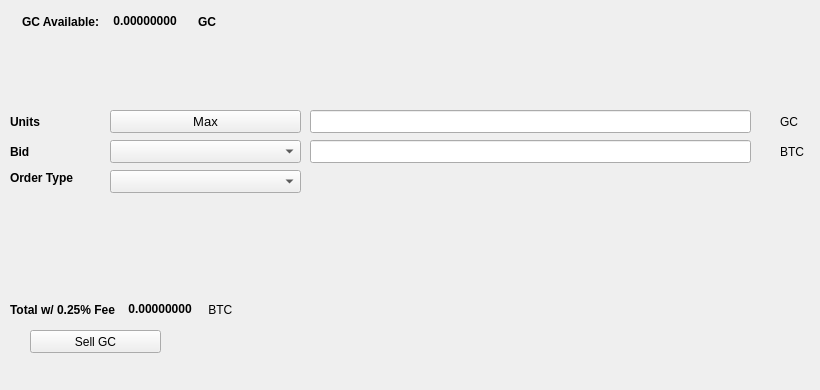
   <widget class="QWidget" name="SellTab">
    <attribute name="title">
     <string>Sell</string>
    </attribute>
    <widget class="QLabel" name="label_16">
     <property name="geometry">
      <rect>
       <x>780</x>
       <y>140</y>
       <width>31</width>
       <height>23</height>
      </rect>
     </property>
     <property name="text">
      <string>BTC</string>
     </property>
    </widget>
    <widget class="QComboBox" name="SellBidcomboBox">
     <property name="geometry">
      <rect>
       <x>110</x>
       <y>140</y>
       <width>191</width>
       <height>23</height>
      </rect>
     </property>
     <property name="font">
      <font>
       <pointsize>10</pointsize>
      </font>
     </property>
    </widget>
    <widget class="QLabel" name="label_18">
     <property name="geometry">
      <rect>
       <x>10</x>
       <y>110</y>
       <width>46</width>
       <height>23</height>
      </rect>
     </property>
     <property name="font">
      <font>
       <weight>75</weight>
       <bold>true</bold>
      </font>
     </property>
     <property name="text">
      <string>Units</string>
     </property>
    </widget>
    <widget class="QPushButton" name="Sell_Max_Amount">
     <property name="geometry">
      <rect>
       <x>110</x>
       <y>110</y>
       <width>191</width>
       <height>23</height>
      </rect>
     </property>
     <property name="font">
      <font>
       <pointsize>10</pointsize>
      </font>
     </property>
     <property name="text">
      <string>Max</string>
     </property>
    </widget>
    <widget class="QLabel" name="label_20">
     <property name="geometry">
      <rect>
       <x>10</x>
       <y>170</y>
       <width>91</width>
       <height>16</height>
      </rect>
     </property>
     <property name="font">
      <font>
       <weight>75</weight>
       <bold>true</bold>
      </font>
     </property>
     <property name="text">
      <string>Order Type</string>
     </property>
    </widget>
    <widget class="QComboBox" name="SellOrdertypeCombo">
     <property name="geometry">
      <rect>
       <x>110</x>
       <y>170</y>
       <width>191</width>
       <height>23</height>
      </rect>
     </property>
     <property name="font">
      <font>
       <pointsize>10</pointsize>
      </font>
     </property>
    </widget>
    <widget class="QLabel" name="label_21">
     <property name="geometry">
      <rect>
       <x>10</x>
       <y>140</y>
       <width>46</width>
       <height>23</height>
      </rect>
     </property>
     <property name="font">
      <font>
       <weight>75</weight>
       <bold>true</bold>
      </font>
     </property>
     <property name="text">
      <string>Bid</string>
     </property>
    </widget>
    <widget class="QLabel" name="label_22">
     <property name="geometry">
      <rect>
       <x>780</x>
       <y>110</y>
       <width>31</width>
       <height>23</height>
      </rect>
     </property>
     <property name="text">
      <string>GC</string>
     </property>
    </widget>
    <widget class="QLineEdit" name="UnitsInputGC">
     <property name="geometry">
      <rect>
       <x>310</x>
       <y>110</y>
       <width>441</width>
       <height>23</height>
      </rect>
     </property>
     <property name="font">
      <font>
       <pointsize>9</pointsize>
       <weight>75</weight>
       <bold>true</bold>
      </font>
     </property>
    </widget>
    <widget class="QLineEdit" name="SellBidPriceEdit">
     <property name="geometry">
      <rect>
       <x>310</x>
       <y>140</y>
       <width>441</width>
       <height>23</height>
      </rect>
     </property>
     <property name="font">
      <font>
       <pointsize>9</pointsize>
       <weight>75</weight>
       <bold>true</bold>
      </font>
     </property>
    </widget>
    <widget class="QPushButton" name="SellGCBTN">
     <property name="geometry">
      <rect>
       <x>30</x>
       <y>330</y>
       <width>131</width>
       <height>23</height>
      </rect>
     </property>
     <property name="text">
      <string>Sell GC</string>
     </property>
     <property name="icon">
      <iconset resource="../gcx">
       <normaloff>:/icons/bitcoin</normaloff>:/icons/bitcoin</iconset>
     </property>
    </widget>
    <widget class="QWidget" name="layoutWidget3">
     <property name="geometry">
      <rect>
       <x>22</x>
       <y>12</y>
       <width>258</width>
       <height>19</height>
      </rect>
     </property>
     <layout class="QHBoxLayout" name="horizontalLayout">
      <item>
       <widget class="QLabel" name="label232_2">
        <property name="font">
         <font>
          <weight>75</weight>
          <bold>true</bold>
         </font>
        </property>
        <property name="text">
         <string>GC Available:</string>
        </property>
       </widget>
      </item>
      <item>
       <widget class="QLabel" name="GCAvailableLabel">
        <property name="palette">
         <palette>
          <active>
           <colorrole role="WindowText">
            <brush brushstyle="SolidPattern">
             <color alpha="255">
              <red>0</red>
              <green>0</green>
              <blue>0</blue>
             </color>
            </brush>
           </colorrole>
           <colorrole role="Button">
            <brush brushstyle="SolidPattern">
             <color alpha="255">
              <red>0</red>
              <green>170</green>
              <blue>0</blue>
             </color>
            </brush>
           </colorrole>
           <colorrole role="Light">
            <brush brushstyle="SolidPattern">
             <color alpha="255">
              <red>0</red>
              <green>255</green>
              <blue>0</blue>
             </color>
            </brush>
           </colorrole>
           <colorrole role="Midlight">
            <brush brushstyle="SolidPattern">
             <color alpha="255">
              <red>0</red>
              <green>212</green>
              <blue>0</blue>
             </color>
            </brush>
           </colorrole>
           <colorrole role="Dark">
            <brush brushstyle="SolidPattern">
             <color alpha="255">
              <red>0</red>
              <green>85</green>
              <blue>0</blue>
             </color>
            </brush>
           </colorrole>
           <colorrole role="Mid">
            <brush brushstyle="SolidPattern">
             <color alpha="255">
              <red>0</red>
              <green>113</green>
              <blue>0</blue>
             </color>
            </brush>
           </colorrole>
           <colorrole role="Text">
            <brush brushstyle="SolidPattern">
             <color alpha="255">
              <red>0</red>
              <green>170</green>
              <blue>0</blue>
             </color>
            </brush>
           </colorrole>
           <colorrole role="BrightText">
            <brush brushstyle="SolidPattern">
             <color alpha="255">
              <red>255</red>
              <green>255</green>
              <blue>255</blue>
             </color>
            </brush>
           </colorrole>
           <colorrole role="ButtonText">
            <brush brushstyle="SolidPattern">
             <color alpha="255">
              <red>0</red>
              <green>0</green>
              <blue>0</blue>
             </color>
            </brush>
           </colorrole>
           <colorrole role="Base">
            <brush brushstyle="SolidPattern">
             <color alpha="255">
              <red>255</red>
              <green>255</green>
              <blue>255</blue>
             </color>
            </brush>
           </colorrole>
           <colorrole role="Window">
            <brush brushstyle="SolidPattern">
             <color alpha="255">
              <red>0</red>
              <green>170</green>
              <blue>0</blue>
             </color>
            </brush>
           </colorrole>
           <colorrole role="Shadow">
            <brush brushstyle="SolidPattern">
             <color alpha="255">
              <red>0</red>
              <green>0</green>
              <blue>0</blue>
             </color>
            </brush>
           </colorrole>
           <colorrole role="AlternateBase">
            <brush brushstyle="SolidPattern">
             <color alpha="255">
              <red>127</red>
              <green>212</green>
              <blue>127</blue>
             </color>
            </brush>
           </colorrole>
           <colorrole role="ToolTipBase">
            <brush brushstyle="SolidPattern">
             <color alpha="255">
              <red>255</red>
              <green>255</green>
              <blue>220</blue>
             </color>
            </brush>
           </colorrole>
           <colorrole role="ToolTipText">
            <brush brushstyle="SolidPattern">
             <color alpha="255">
              <red>0</red>
              <green>0</green>
              <blue>0</blue>
             </color>
            </brush>
           </colorrole>
          </active>
          <inactive>
           <colorrole role="WindowText">
            <brush brushstyle="SolidPattern">
             <color alpha="255">
              <red>0</red>
              <green>0</green>
              <blue>0</blue>
             </color>
            </brush>
           </colorrole>
           <colorrole role="Button">
            <brush brushstyle="SolidPattern">
             <color alpha="255">
              <red>0</red>
              <green>170</green>
              <blue>0</blue>
             </color>
            </brush>
           </colorrole>
           <colorrole role="Light">
            <brush brushstyle="SolidPattern">
             <color alpha="255">
              <red>0</red>
              <green>255</green>
              <blue>0</blue>
             </color>
            </brush>
           </colorrole>
           <colorrole role="Midlight">
            <brush brushstyle="SolidPattern">
             <color alpha="255">
              <red>0</red>
              <green>212</green>
              <blue>0</blue>
             </color>
            </brush>
           </colorrole>
           <colorrole role="Dark">
            <brush brushstyle="SolidPattern">
             <color alpha="255">
              <red>0</red>
              <green>85</green>
              <blue>0</blue>
             </color>
            </brush>
           </colorrole>
           <colorrole role="Mid">
            <brush brushstyle="SolidPattern">
             <color alpha="255">
              <red>0</red>
              <green>113</green>
              <blue>0</blue>
             </color>
            </brush>
           </colorrole>
           <colorrole role="Text">
            <brush brushstyle="SolidPattern">
             <color alpha="255">
              <red>0</red>
              <green>170</green>
              <blue>0</blue>
             </color>
            </brush>
           </colorrole>
           <colorrole role="BrightText">
            <brush brushstyle="SolidPattern">
             <color alpha="255">
              <red>255</red>
              <green>255</green>
              <blue>255</blue>
             </color>
            </brush>
           </colorrole>
           <colorrole role="ButtonText">
            <brush brushstyle="SolidPattern">
             <color alpha="255">
              <red>0</red>
              <green>0</green>
              <blue>0</blue>
             </color>
            </brush>
           </colorrole>
           <colorrole role="Base">
            <brush brushstyle="SolidPattern">
             <color alpha="255">
              <red>255</red>
              <green>255</green>
              <blue>255</blue>
             </color>
            </brush>
           </colorrole>
           <colorrole role="Window">
            <brush brushstyle="SolidPattern">
             <color alpha="255">
              <red>0</red>
              <green>170</green>
              <blue>0</blue>
             </color>
            </brush>
           </colorrole>
           <colorrole role="Shadow">
            <brush brushstyle="SolidPattern">
             <color alpha="255">
              <red>0</red>
              <green>0</green>
              <blue>0</blue>
             </color>
            </brush>
           </colorrole>
           <colorrole role="AlternateBase">
            <brush brushstyle="SolidPattern">
             <color alpha="255">
              <red>127</red>
              <green>212</green>
              <blue>127</blue>
             </color>
            </brush>
           </colorrole>
           <colorrole role="ToolTipBase">
            <brush brushstyle="SolidPattern">
             <color alpha="255">
              <red>255</red>
              <green>255</green>
              <blue>220</blue>
             </color>
            </brush>
           </colorrole>
           <colorrole role="ToolTipText">
            <brush brushstyle="SolidPattern">
             <color alpha="255">
              <red>0</red>
              <green>0</green>
              <blue>0</blue>
             </color>
            </brush>
           </colorrole>
          </inactive>
          <disabled>
           <colorrole role="WindowText">
            <brush brushstyle="SolidPattern">
             <color alpha="255">
              <red>0</red>
              <green>85</green>
              <blue>0</blue>
             </color>
            </brush>
           </colorrole>
           <colorrole role="Button">
            <brush brushstyle="SolidPattern">
             <color alpha="255">
              <red>0</red>
              <green>170</green>
              <blue>0</blue>
             </color>
            </brush>
           </colorrole>
           <colorrole role="Light">
            <brush brushstyle="SolidPattern">
             <color alpha="255">
              <red>0</red>
              <green>255</green>
              <blue>0</blue>
             </color>
            </brush>
           </colorrole>
           <colorrole role="Midlight">
            <brush brushstyle="SolidPattern">
             <color alpha="255">
              <red>0</red>
              <green>212</green>
              <blue>0</blue>
             </color>
            </brush>
           </colorrole>
           <colorrole role="Dark">
            <brush brushstyle="SolidPattern">
             <color alpha="255">
              <red>0</red>
              <green>85</green>
              <blue>0</blue>
             </color>
            </brush>
           </colorrole>
           <colorrole role="Mid">
            <brush brushstyle="SolidPattern">
             <color alpha="255">
              <red>0</red>
              <green>113</green>
              <blue>0</blue>
             </color>
            </brush>
           </colorrole>
           <colorrole role="Text">
            <brush brushstyle="SolidPattern">
             <color alpha="255">
              <red>0</red>
              <green>85</green>
              <blue>0</blue>
             </color>
            </brush>
           </colorrole>
           <colorrole role="BrightText">
            <brush brushstyle="SolidPattern">
             <color alpha="255">
              <red>255</red>
              <green>255</green>
              <blue>255</blue>
             </color>
            </brush>
           </colorrole>
           <colorrole role="ButtonText">
            <brush brushstyle="SolidPattern">
             <color alpha="255">
              <red>0</red>
              <green>85</green>
              <blue>0</blue>
             </color>
            </brush>
           </colorrole>
           <colorrole role="Base">
            <brush brushstyle="SolidPattern">
             <color alpha="255">
              <red>0</red>
              <green>170</green>
              <blue>0</blue>
             </color>
            </brush>
           </colorrole>
           <colorrole role="Window">
            <brush brushstyle="SolidPattern">
             <color alpha="255">
              <red>0</red>
              <green>170</green>
              <blue>0</blue>
             </color>
            </brush>
           </colorrole>
           <colorrole role="Shadow">
            <brush brushstyle="SolidPattern">
             <color alpha="255">
              <red>0</red>
              <green>0</green>
              <blue>0</blue>
             </color>
            </brush>
           </colorrole>
           <colorrole role="AlternateBase">
            <brush brushstyle="SolidPattern">
             <color alpha="255">
              <red>0</red>
              <green>170</green>
              <blue>0</blue>
             </color>
            </brush>
           </colorrole>
           <colorrole role="ToolTipBase">
            <brush brushstyle="SolidPattern">
             <color alpha="255">
              <red>255</red>
              <green>255</green>
              <blue>220</blue>
             </color>
            </brush>
           </colorrole>
           <colorrole role="ToolTipText">
            <brush brushstyle="SolidPattern">
             <color alpha="255">
              <red>0</red>
              <green>0</green>
              <blue>0</blue>
             </color>
            </brush>
           </colorrole>
          </disabled>
         </palette>
        </property>
        <property name="font">
         <font>
          <weight>75</weight>
          <bold>true</bold>
         </font>
        </property>
        <property name="text">
         <string> 0.00000000 </string>
        </property>
        <property name="textInteractionFlags">
         <set>Qt::LinksAccessibleByMouse|Qt::TextSelectableByKeyboard|Qt::TextSelectableByMouse</set>
        </property>
       </widget>
      </item>
      <item>
       <widget class="QLabel" name="labelGC">
        <property name="font">
         <font>
          <weight>75</weight>
          <bold>true</bold>
         </font>
        </property>
        <property name="text">
         <string>GC</string>
        </property>
       </widget>
      </item>
     </layout>
    </widget>
    <widget class="QWidget" name="layoutWidget">
     <property name="geometry">
      <rect>
       <x>10</x>
       <y>300</y>
       <width>268</width>
       <height>19</height>
      </rect>
     </property>
     <layout class="QHBoxLayout" name="horizontalLayout_2">
      <item>
       <widget class="QLabel" name="label_19">
        <property name="font">
         <font>
          <weight>75</weight>
          <bold>true</bold>
         </font>
        </property>
        <property name="text">
         <string>Total w/ 0.25% Fee </string>
        </property>
       </widget>
      </item>
      <item>
       <widget class="QLabel" name="SellCostLabel">
        <property name="palette">
         <palette>
          <active>
           <colorrole role="WindowText">
            <brush brushstyle="SolidPattern">
             <color alpha="255">
              <red>0</red>
              <green>0</green>
              <blue>0</blue>
             </color>
            </brush>
           </colorrole>
           <colorrole role="Button">
            <brush brushstyle="SolidPattern">
             <color alpha="255">
              <red>0</red>
              <green>170</green>
              <blue>0</blue>
             </color>
            </brush>
           </colorrole>
           <colorrole role="Light">
            <brush brushstyle="SolidPattern">
             <color alpha="255">
              <red>0</red>
              <green>255</green>
              <blue>0</blue>
             </color>
            </brush>
           </colorrole>
           <colorrole role="Midlight">
            <brush brushstyle="SolidPattern">
             <color alpha="255">
              <red>0</red>
              <green>212</green>
              <blue>0</blue>
             </color>
            </brush>
           </colorrole>
           <colorrole role="Dark">
            <brush brushstyle="SolidPattern">
             <color alpha="255">
              <red>0</red>
              <green>85</green>
              <blue>0</blue>
             </color>
            </brush>
           </colorrole>
           <colorrole role="Mid">
            <brush brushstyle="SolidPattern">
             <color alpha="255">
              <red>0</red>
              <green>113</green>
              <blue>0</blue>
             </color>
            </brush>
           </colorrole>
           <colorrole role="Text">
            <brush brushstyle="SolidPattern">
             <color alpha="255">
              <red>0</red>
              <green>170</green>
              <blue>0</blue>
             </color>
            </brush>
           </colorrole>
           <colorrole role="BrightText">
            <brush brushstyle="SolidPattern">
             <color alpha="255">
              <red>255</red>
              <green>255</green>
              <blue>255</blue>
             </color>
            </brush>
           </colorrole>
           <colorrole role="ButtonText">
            <brush brushstyle="SolidPattern">
             <color alpha="255">
              <red>0</red>
              <green>0</green>
              <blue>0</blue>
             </color>
            </brush>
           </colorrole>
           <colorrole role="Base">
            <brush brushstyle="SolidPattern">
             <color alpha="255">
              <red>255</red>
              <green>255</green>
              <blue>255</blue>
             </color>
            </brush>
           </colorrole>
           <colorrole role="Window">
            <brush brushstyle="SolidPattern">
             <color alpha="255">
              <red>0</red>
              <green>170</green>
              <blue>0</blue>
             </color>
            </brush>
           </colorrole>
           <colorrole role="Shadow">
            <brush brushstyle="SolidPattern">
             <color alpha="255">
              <red>0</red>
              <green>0</green>
              <blue>0</blue>
             </color>
            </brush>
           </colorrole>
           <colorrole role="AlternateBase">
            <brush brushstyle="SolidPattern">
             <color alpha="255">
              <red>127</red>
              <green>212</green>
              <blue>127</blue>
             </color>
            </brush>
           </colorrole>
           <colorrole role="ToolTipBase">
            <brush brushstyle="SolidPattern">
             <color alpha="255">
              <red>255</red>
              <green>255</green>
              <blue>220</blue>
             </color>
            </brush>
           </colorrole>
           <colorrole role="ToolTipText">
            <brush brushstyle="SolidPattern">
             <color alpha="255">
              <red>0</red>
              <green>0</green>
              <blue>0</blue>
             </color>
            </brush>
           </colorrole>
          </active>
          <inactive>
           <colorrole role="WindowText">
            <brush brushstyle="SolidPattern">
             <color alpha="255">
              <red>0</red>
              <green>0</green>
              <blue>0</blue>
             </color>
            </brush>
           </colorrole>
           <colorrole role="Button">
            <brush brushstyle="SolidPattern">
             <color alpha="255">
              <red>0</red>
              <green>170</green>
              <blue>0</blue>
             </color>
            </brush>
           </colorrole>
           <colorrole role="Light">
            <brush brushstyle="SolidPattern">
             <color alpha="255">
              <red>0</red>
              <green>255</green>
              <blue>0</blue>
             </color>
            </brush>
           </colorrole>
           <colorrole role="Midlight">
            <brush brushstyle="SolidPattern">
             <color alpha="255">
              <red>0</red>
              <green>212</green>
              <blue>0</blue>
             </color>
            </brush>
           </colorrole>
           <colorrole role="Dark">
            <brush brushstyle="SolidPattern">
             <color alpha="255">
              <red>0</red>
              <green>85</green>
              <blue>0</blue>
             </color>
            </brush>
           </colorrole>
           <colorrole role="Mid">
            <brush brushstyle="SolidPattern">
             <color alpha="255">
              <red>0</red>
              <green>113</green>
              <blue>0</blue>
             </color>
            </brush>
           </colorrole>
           <colorrole role="Text">
            <brush brushstyle="SolidPattern">
             <color alpha="255">
              <red>0</red>
              <green>170</green>
              <blue>0</blue>
             </color>
            </brush>
           </colorrole>
           <colorrole role="BrightText">
            <brush brushstyle="SolidPattern">
             <color alpha="255">
              <red>255</red>
              <green>255</green>
              <blue>255</blue>
             </color>
            </brush>
           </colorrole>
           <colorrole role="ButtonText">
            <brush brushstyle="SolidPattern">
             <color alpha="255">
              <red>0</red>
              <green>0</green>
              <blue>0</blue>
             </color>
            </brush>
           </colorrole>
           <colorrole role="Base">
            <brush brushstyle="SolidPattern">
             <color alpha="255">
              <red>255</red>
              <green>255</green>
              <blue>255</blue>
             </color>
            </brush>
           </colorrole>
           <colorrole role="Window">
            <brush brushstyle="SolidPattern">
             <color alpha="255">
              <red>0</red>
              <green>170</green>
              <blue>0</blue>
             </color>
            </brush>
           </colorrole>
           <colorrole role="Shadow">
            <brush brushstyle="SolidPattern">
             <color alpha="255">
              <red>0</red>
              <green>0</green>
              <blue>0</blue>
             </color>
            </brush>
           </colorrole>
           <colorrole role="AlternateBase">
            <brush brushstyle="SolidPattern">
             <color alpha="255">
              <red>127</red>
              <green>212</green>
              <blue>127</blue>
             </color>
            </brush>
           </colorrole>
           <colorrole role="ToolTipBase">
            <brush brushstyle="SolidPattern">
             <color alpha="255">
              <red>255</red>
              <green>255</green>
              <blue>220</blue>
             </color>
            </brush>
           </colorrole>
           <colorrole role="ToolTipText">
            <brush brushstyle="SolidPattern">
             <color alpha="255">
              <red>0</red>
              <green>0</green>
              <blue>0</blue>
             </color>
            </brush>
           </colorrole>
          </inactive>
          <disabled>
           <colorrole role="WindowText">
            <brush brushstyle="SolidPattern">
             <color alpha="255">
              <red>0</red>
              <green>85</green>
              <blue>0</blue>
             </color>
            </brush>
           </colorrole>
           <colorrole role="Button">
            <brush brushstyle="SolidPattern">
             <color alpha="255">
              <red>0</red>
              <green>170</green>
              <blue>0</blue>
             </color>
            </brush>
           </colorrole>
           <colorrole role="Light">
            <brush brushstyle="SolidPattern">
             <color alpha="255">
              <red>0</red>
              <green>255</green>
              <blue>0</blue>
             </color>
            </brush>
           </colorrole>
           <colorrole role="Midlight">
            <brush brushstyle="SolidPattern">
             <color alpha="255">
              <red>0</red>
              <green>212</green>
              <blue>0</blue>
             </color>
            </brush>
           </colorrole>
           <colorrole role="Dark">
            <brush brushstyle="SolidPattern">
             <color alpha="255">
              <red>0</red>
              <green>85</green>
              <blue>0</blue>
             </color>
            </brush>
           </colorrole>
           <colorrole role="Mid">
            <brush brushstyle="SolidPattern">
             <color alpha="255">
              <red>0</red>
              <green>113</green>
              <blue>0</blue>
             </color>
            </brush>
           </colorrole>
           <colorrole role="Text">
            <brush brushstyle="SolidPattern">
             <color alpha="255">
              <red>0</red>
              <green>85</green>
              <blue>0</blue>
             </color>
            </brush>
           </colorrole>
           <colorrole role="BrightText">
            <brush brushstyle="SolidPattern">
             <color alpha="255">
              <red>255</red>
              <green>255</green>
              <blue>255</blue>
             </color>
            </brush>
           </colorrole>
           <colorrole role="ButtonText">
            <brush brushstyle="SolidPattern">
             <color alpha="255">
              <red>0</red>
              <green>85</green>
              <blue>0</blue>
             </color>
            </brush>
           </colorrole>
           <colorrole role="Base">
            <brush brushstyle="SolidPattern">
             <color alpha="255">
              <red>0</red>
              <green>170</green>
              <blue>0</blue>
             </color>
            </brush>
           </colorrole>
           <colorrole role="Window">
            <brush brushstyle="SolidPattern">
             <color alpha="255">
              <red>0</red>
              <green>170</green>
              <blue>0</blue>
             </color>
            </brush>
           </colorrole>
           <colorrole role="Shadow">
            <brush brushstyle="SolidPattern">
             <color alpha="255">
              <red>0</red>
              <green>0</green>
              <blue>0</blue>
             </color>
            </brush>
           </colorrole>
           <colorrole role="AlternateBase">
            <brush brushstyle="SolidPattern">
             <color alpha="255">
              <red>0</red>
              <green>170</green>
              <blue>0</blue>
             </color>
            </brush>
           </colorrole>
           <colorrole role="ToolTipBase">
            <brush brushstyle="SolidPattern">
             <color alpha="255">
              <red>255</red>
              <green>255</green>
              <blue>220</blue>
             </color>
            </brush>
           </colorrole>
           <colorrole role="ToolTipText">
            <brush brushstyle="SolidPattern">
             <color alpha="255">
              <red>0</red>
              <green>0</green>
              <blue>0</blue>
             </color>
            </brush>
           </colorrole>
          </disabled>
         </palette>
        </property>
        <property name="font">
         <font>
          <weight>75</weight>
          <bold>true</bold>
         </font>
        </property>
        <property name="autoFillBackground">
         <bool>false</bool>
        </property>
        <property name="text">
         <string> 0.00000000</string>
        </property>
        <property name="textInteractionFlags">
         <set>Qt::LinksAccessibleByMouse|Qt::TextSelectableByMouse</set>
        </property>
       </widget>
      </item>
      <item>
       <widget class="QLabel" name="label_17">
        <property name="font">
         <font>
          <weight>50</weight>
          <bold>false</bold>
         </font>
        </property>
        <property name="text">
         <string> BTC</string>
        </property>
       </widget>
      </item>
     </layout>
    </widget>
    <widget class="QLabel" name="label_23">
     <property name="geometry">
      <rect>
       <x>460</x>
       <y>300</y>
       <width>281</width>
       <height>81</height>
      </rect>
     </property>
     <property name="text">
      <string/>
     </property>
     <property name="pixmap">
      <pixmap>:/images/bittrex</pixmap>
     </property>
    </widget>
   </widget>
